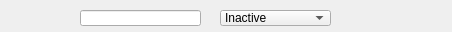
<?xml version="1.0" encoding="UTF-8"?>
<ui version="4.0">
 <class>ProjectWidget</class>
 <widget class="QWidget" name="ProjectWidget">
  <property name="geometry">
   <rect>
    <x>0</x>
    <y>0</y>
    <width>452</width>
    <height>32</height>
   </rect>
  </property>
  <property name="windowTitle">
   <string>ProjectWidget</string>
  </property>
  <property name="locale">
   <locale language="English" country="UnitedStates"/>
  </property>
  <widget class="QLineEdit" name="nameLineEdit">
   <property name="geometry">
    <rect>
     <x>80</x>
     <y>10</y>
     <width>121</width>
     <height>16</height>
    </rect>
   </property>
  </widget>
  <widget class="QComboBox" name="activityComboBox">
   <property name="geometry">
    <rect>
     <x>220</x>
     <y>10</y>
     <width>111</width>
     <height>16</height>
    </rect>
   </property>
   <property name="maxVisibleItems">
    <number>2</number>
   </property>
   <property name="maxCount">
    <number>2</number>
   </property>
   <property name="insertPolicy">
    <enum>QComboBox::NoInsert</enum>
   </property>
   <item>
    <property name="text">
     <string>Inactive</string>
    </property>
   </item>
   <item>
    <property name="text">
     <string>Active</string>
    </property>
   </item>
  </widget>
 </widget>
 <resources/>
 <connections/>
</ui>
